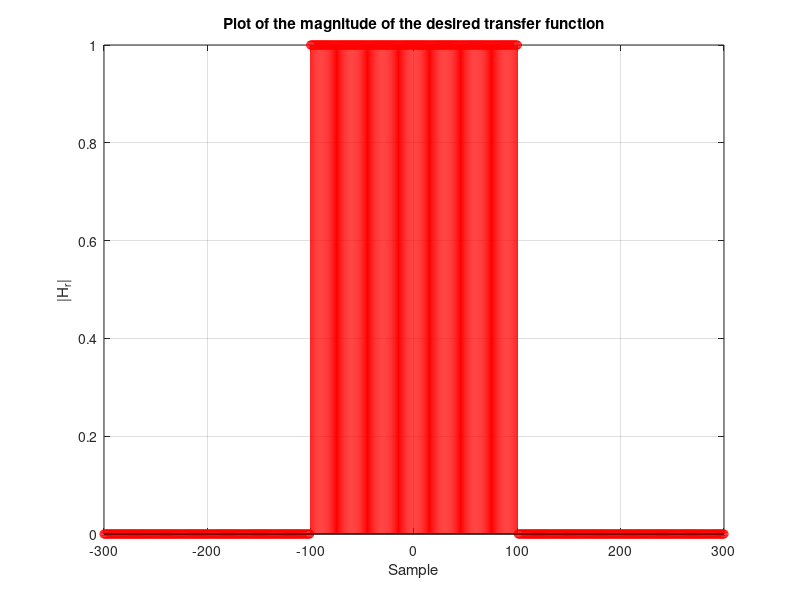
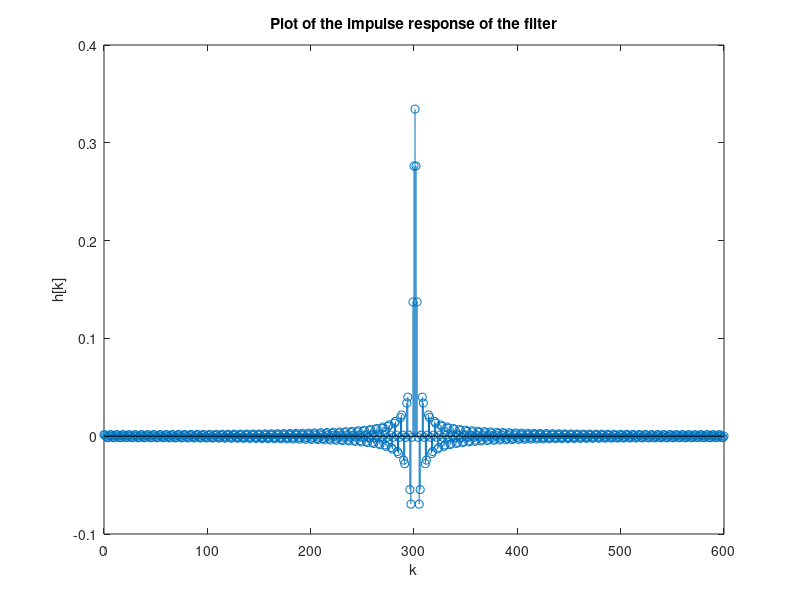
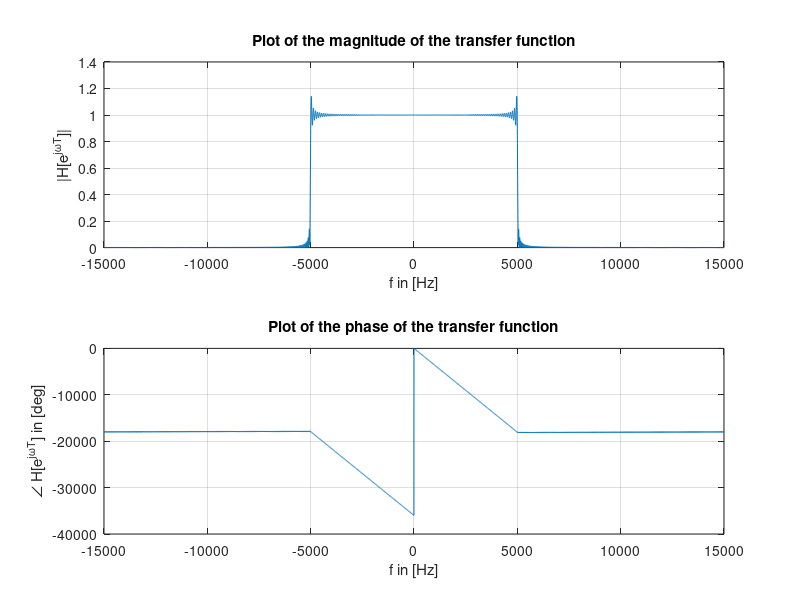

Write the MATLAB code that produced these figures, in order.
%% Exercise 1.2
% Clear all variables and command window
clear all;
close all;
clc;

%% Determine sampling frequency
fp = 5e3;
N0 = 601;
fs = 6*fp;

%% Construct filter using frequency equivalence method
% Initialize transferfunction
H = ones(1,N0);
% Set the zeros
H(102:end-100) = 0;
% Plot the magnitude of the transfer function
figure(1);
stem(-300:300,fftshift(H),'r');
xlabel('Sample');
ylabel('|H_r|');
title('Plot of the magnitude of the desired transfer function');
grid on;
% Initialise vector for the frequency response
Hr = zeros(1,N0);
% Compute the elements using 12.97 in Lathi
for i = 1:N0
    % Set the r-variable
    r = i-1;
    % Compute the elements
    Hr(i) = H(i)*exp(j*r*pi*(N0-1)/N0);
end
% Set number of samples
k = 0:N0-1;
% Find the impulseresponse by inverse Fourier transform
hk = real(ifft(Hr));

%% Plot the impulse response
figure(2);
stem(k,hk);
xlabel('k');
ylabel('h[k]');
title('Plot of the impulse response of the filter');
% Set the number of points for which the filter transfer function should be
% computed
M = 10000;
% Define longer impulse response
hE = [hk zeros(1,M-N0)];
% Compute the transfer function
HE = fft(hE);

%% Plot the transfer function
figure(3)
subplot(2,1,1);
% Compute the frequency values
r = 0:M-1;
W = r.*2*pi/M;
% Plot the magnitude
plot((W/(pi)-1)*fs/2,fftshift(abs((HE))));
xlabel('f in [Hz]');
ylabel('|H[e^{j\omegaT}]|');
grid on;
title('Plot of the magnitude of the transfer function');
% Plot the phase
subplot(2,1,2);
plot((W/(pi)-1)*fs/2,fftshift(180/pi*unwrap(angle((HE)))));
xlabel('f in [Hz]');
ylabel('\angle H[e^{j\omegaT}] in [deg]');
grid on;
title('Plot of the phase of the transfer function');
